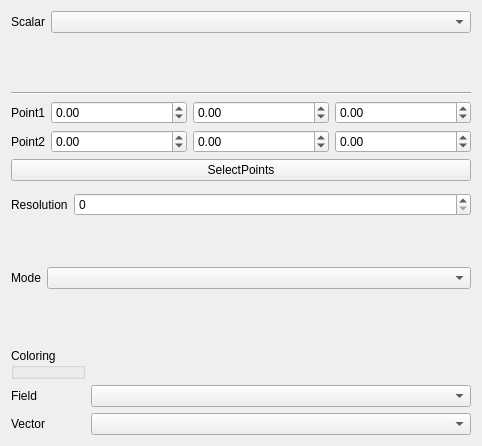
<?xml version="1.0" encoding="UTF-8"?>
<ui version="4.0">
 <class>TaskPostDataAlongLine</class>
 <widget class="QWidget" name="TaskPostDataAlongLine">
  <property name="geometry">
   <rect>
    <x>0</x>
    <y>0</y>
    <width>482</width>
    <height>446</height>
   </rect>
  </property>
  <property name="windowTitle">
   <string>Form</string>
  </property>
  <layout class="QVBoxLayout" name="verticalLayout">
   <item>
    <layout class="QFormLayout" name="formLayout_5">
     <item row="0" column="0">
      <widget class="QLabel" name="label_7">
       <property name="text">
        <string>Scalar</string>
       </property>
      </widget>
     </item>
     <item row="0" column="1">
      <widget class="QComboBox" name="Scalar"/>
     </item>
    </layout>
   </item>
   <item>
    <widget class="Line" name="line">
     <property name="orientation">
      <enum>Qt::Horizontal</enum>
     </property>
    </widget>
   </item>
   <item>
    <layout class="QHBoxLayout" name="horizontalLayout_6"/>
   </item>
   <item>
    <layout class="QHBoxLayout" name="horizontalLayout">
     <item>
      <widget class="QLabel" name="label">
       <property name="text">
        <string>Point1</string>
       </property>
       <property name="alignment">
        <set>Qt::AlignCenter</set>
       </property>
      </widget>
     </item>
     <item>
      <widget class="QDoubleSpinBox" name="point1X">
       <property name="sizePolicy">
        <sizepolicy hsizetype="MinimumExpanding" vsizetype="Fixed">
         <horstretch>0</horstretch>
         <verstretch>0</verstretch>
        </sizepolicy>
       </property>
       <property name="minimumSize">
        <size>
         <width>70</width>
         <height>0</height>
        </size>
       </property>
       <property name="minimum">
        <double>-999999999.000000000000000</double>
       </property>
       <property name="maximum">
        <double>999999999.000000000000000</double>
       </property>
      </widget>
     </item>
     <item>
      <widget class="QDoubleSpinBox" name="point1Y">
       <property name="sizePolicy">
        <sizepolicy hsizetype="MinimumExpanding" vsizetype="Fixed">
         <horstretch>0</horstretch>
         <verstretch>0</verstretch>
        </sizepolicy>
       </property>
       <property name="minimumSize">
        <size>
         <width>70</width>
         <height>0</height>
        </size>
       </property>
       <property name="minimum">
        <double>-999999999.000000000000000</double>
       </property>
       <property name="maximum">
        <double>999999999.000000000000000</double>
       </property>
      </widget>
     </item>
     <item>
      <widget class="QDoubleSpinBox" name="point1Z">
       <property name="sizePolicy">
        <sizepolicy hsizetype="MinimumExpanding" vsizetype="Fixed">
         <horstretch>0</horstretch>
         <verstretch>0</verstretch>
        </sizepolicy>
       </property>
       <property name="minimumSize">
        <size>
         <width>70</width>
         <height>0</height>
        </size>
       </property>
       <property name="minimum">
        <double>-999999999.000000000000000</double>
       </property>
       <property name="maximum">
        <double>999999999.000000000000000</double>
       </property>
      </widget>
     </item>
    </layout>
   </item>
   <item>
    <layout class="QHBoxLayout" name="horizontalLayout_2">
     <item>
      <widget class="QLabel" name="label_2">
       <property name="text">
        <string>Point2</string>
       </property>
       <property name="alignment">
        <set>Qt::AlignCenter</set>
       </property>
      </widget>
     </item>
     <item>
      <widget class="QDoubleSpinBox" name="point2X">
       <property name="sizePolicy">
        <sizepolicy hsizetype="MinimumExpanding" vsizetype="Fixed">
         <horstretch>0</horstretch>
         <verstretch>0</verstretch>
        </sizepolicy>
       </property>
       <property name="minimumSize">
        <size>
         <width>70</width>
         <height>0</height>
        </size>
       </property>
       <property name="minimum">
        <double>-999999999.000000000000000</double>
       </property>
       <property name="maximum">
        <double>999999999.000000000000000</double>
       </property>
      </widget>
     </item>
     <item>
      <widget class="QDoubleSpinBox" name="point2Z">
       <property name="sizePolicy">
        <sizepolicy hsizetype="MinimumExpanding" vsizetype="Fixed">
         <horstretch>0</horstretch>
         <verstretch>0</verstretch>
        </sizepolicy>
       </property>
       <property name="minimumSize">
        <size>
         <width>70</width>
         <height>0</height>
        </size>
       </property>
       <property name="minimum">
        <double>-999999999.000000000000000</double>
       </property>
       <property name="maximum">
        <double>999999999.000000000000000</double>
       </property>
      </widget>
     </item>
     <item>
      <widget class="QDoubleSpinBox" name="point2Y">
       <property name="sizePolicy">
        <sizepolicy hsizetype="MinimumExpanding" vsizetype="Fixed">
         <horstretch>0</horstretch>
         <verstretch>0</verstretch>
        </sizepolicy>
       </property>
       <property name="minimumSize">
        <size>
         <width>70</width>
         <height>0</height>
        </size>
       </property>
       <property name="minimum">
        <double>-999999999.000000000000000</double>
       </property>
       <property name="maximum">
        <double>999999999.000000000000000</double>
       </property>
      </widget>
     </item>
    </layout>
   </item>
   <item>
    <widget class="QPushButton" name="SelectPoints">
     <property name="text">
      <string>SelectPoints</string>
     </property>
    </widget>
   </item>
   <item>
    <layout class="QFormLayout" name="formLayout">
     <property name="fieldGrowthPolicy">
      <enum>QFormLayout::AllNonFixedFieldsGrow</enum>
     </property>
     <item row="1" column="0">
      <widget class="QLabel" name="label_6">
       <property name="text">
        <string>Resolution</string>
       </property>
      </widget>
     </item>
     <item row="1" column="1">
      <widget class="QSpinBox" name="resolution"/>
     </item>
     <item row="0" column="0">
      <layout class="QHBoxLayout" name="horizontalLayout_5"/>
     </item>
    </layout>
   </item>
   <item>
    <layout class="QFormLayout" name="formLayout_3">
     <item row="0" column="1">
      <widget class="QComboBox" name="Representation"/>
     </item>
     <item row="0" column="0">
      <widget class="QLabel" name="label_3">
       <property name="text">
        <string>Mode</string>
       </property>
      </widget>
     </item>
    </layout>
   </item>
   <item>
    <layout class="QFormLayout" name="formLayout_4">
     <property name="fieldGrowthPolicy">
      <enum>QFormLayout::AllNonFixedFieldsGrow</enum>
     </property>
     <item row="0" column="0">
      <widget class="QGroupBox" name="groupBox">
       <property name="title">
        <string>Coloring</string>
       </property>
      </widget>
     </item>
     <item row="1" column="0">
      <widget class="QLabel" name="label_4">
       <property name="text">
        <string>Field</string>
       </property>
      </widget>
     </item>
     <item row="1" column="1">
      <widget class="QComboBox" name="Field"/>
     </item>
     <item row="2" column="0">
      <widget class="QLabel" name="label_5">
       <property name="text">
        <string>Vector</string>
       </property>
      </widget>
     </item>
     <item row="2" column="1">
      <widget class="QComboBox" name="VectorMode"/>
     </item>
    </layout>
   </item>
  </layout>
  <zorder>SelectPoints</zorder>
  <zorder></zorder>
  <zorder>line</zorder>
 </widget>
 <resources/>
 <connections/>
</ui>
